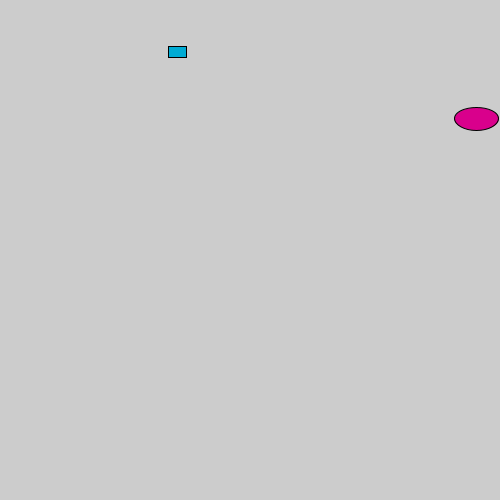
Frame 1 (no input)
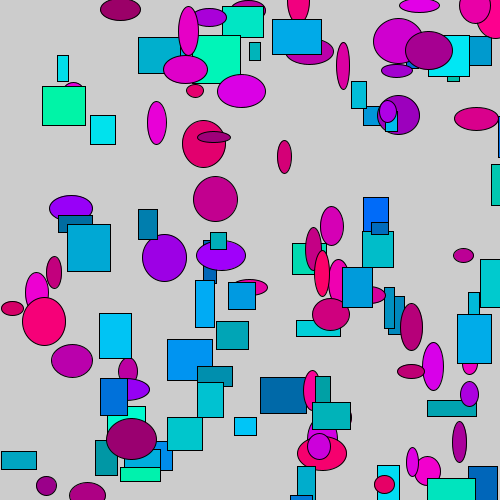
Frame 60 (the mouse pressed at the canvas centre just before this capture)
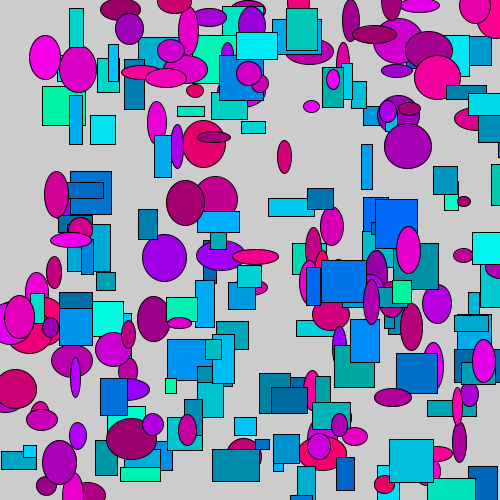
Frame 120 (the mouse held since frame 60 and released just before this capture)

The Processing sketch that drew these frames (run headless with seeded random() and noise(); from frame 60 on, the mouse is pressed at the canvas centre):

// Processing sketch: random_movement
// ── random_movement.pde
void setup() {
  size(500,500);
  frameRate(10);
}

void draw() {
  fill(random(150,255),random(0),random(100,255));
  ellipse(random(width+1),random(height+1),random(10,50),random(10,50));
  fill(random(0),random(100,255),random(160,255));
  rect(random(width+1),random(height+1),random(10,50),random(10,50));
}
